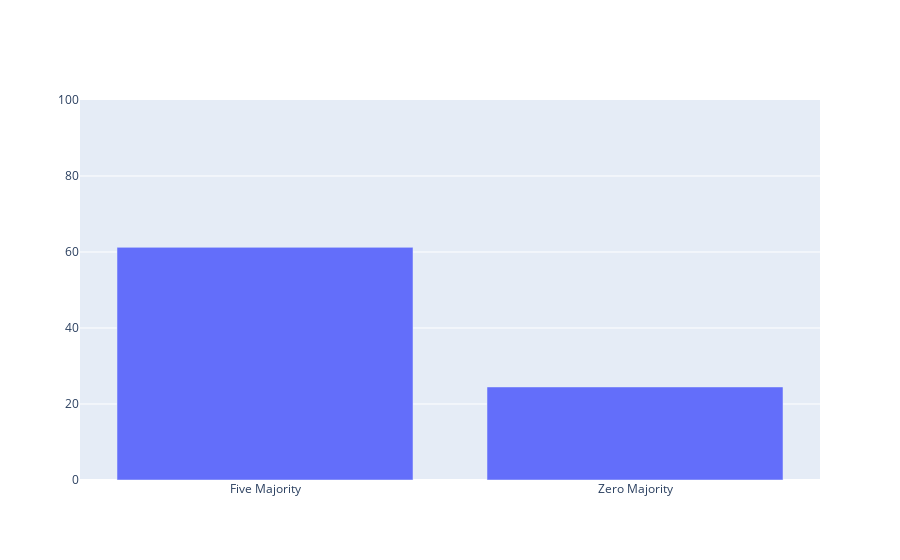
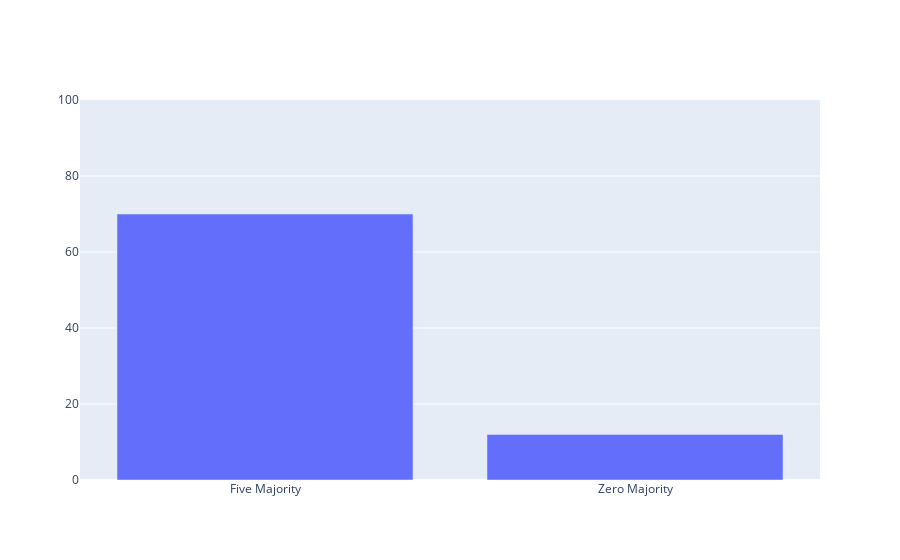

Notebook code for these charts, in order:
### Markdown cell above
# Five Zero Majority: Gender Discriminated

### Code cell
def five_zero_majority_male(dat):
    dat = dat.query("GENERO == 'H'")
    five_majority = []
    zero_majority = []
    for index in dat.index:
        a = [dat.loc[index, '1AM'],
        dat.loc[index, '1PM'],
        dat.loc[index, '2AM'],
        dat.loc[index, '2PM'],
        dat.loc[index, '3AM'],
        dat.loc[index, '3PM'],
        dat.loc[index, '4AM'],
        dat.loc[index, '4PM'],
        dat.loc[index, '5AM'],
        dat.loc[index, '5PM'],
        dat.loc[index, '6AM']]
        ln_a_half = (len(a)//2)+1
        cnt_a = Counter(a)

        if Counter(a)[5.0] >= ln_a_half:
            five_majority.append(data.iloc[a])
        if Counter(a)[0.0] >= ln_a_half:
            zero_majority.append(data.iloc[a])
    
    print("Five Majority on male students: " + str((len(five_majority)/len(dat.index))*100))
    print("Zero Majority on male students: " + str((len(zero_majority)/len(dat.index))*100))
    figure = go.Figure(
        data = [go.Bar
        (y= [(len(five_majority)/len(dat.index))*100, ((len(zero_majority)/len(dat.index))*100)],        
        x= ["Five Majority", "Zero Majority"]),
        ],
    )
    figure.update_layout(yaxis_range=[0,100])
    figure.show()

five_zero_majority_male(data)

def five_zero_majority_female(dat):
    dat = dat.query("GENERO == 'M'")
    five_majority = []
    zero_majority = []
    for index in dat.index:
        a = [dat.loc[index, '1AM'],
        dat.loc[index, '1PM'],
        dat.loc[index, '2AM'],
        dat.loc[index, '2PM'],
        dat.loc[index, '3AM'],
        dat.loc[index, '3PM'],
        dat.loc[index, '4AM'],
        dat.loc[index, '4PM'],
        dat.loc[index, '5AM'],
        dat.loc[index, '5PM'],
        dat.loc[index, '6AM']]
        ln_a_half = (len(a)//2)+1
        cnt_a = Counter(a)

        if Counter(a)[5.0] >= ln_a_half:
            five_majority.append(data.iloc[a])
        if Counter(a)[0.0] >= ln_a_half:
            zero_majority.append(data.iloc[a])
    print("Five Majority on female students: " + str((len(five_majority)/len(dat.index))*100))
    print("Zero Majority on female students: " + str((len(zero_majority)/len(dat.index))*100))
    figure = go.Figure(
        data = [go.Bar
        (y= [(len(five_majority)/len(dat.index))*100, ((len(zero_majority)/len(dat.index))*100)],        
        x= ["Five Majority", "Zero Majority"]),
        ],
    )
    figure.update_layout(yaxis_range=[0,100])
    figure.show()

five_zero_majority_female(data)

### Figure 1 — Plotly figure (JSON) as saved in the notebook; plotly's stock layout.template omitted (floating-point values rounded to 4 significant figures)
{"data": [{"type": "bar", "x": ["Five Majority", "Zero Majority"], "y": [61.22, 24.49]}], "layout": {"yaxis": {"range": [0, 100]}}}

### Figure 2 — Plotly figure (JSON) as saved in the notebook; plotly's stock layout.template omitted (floating-point values rounded to 4 significant figures)
{"data": [{"type": "bar", "x": ["Five Majority", "Zero Majority"], "y": [70, 12]}], "layout": {"yaxis": {"range": [0, 100]}}}
